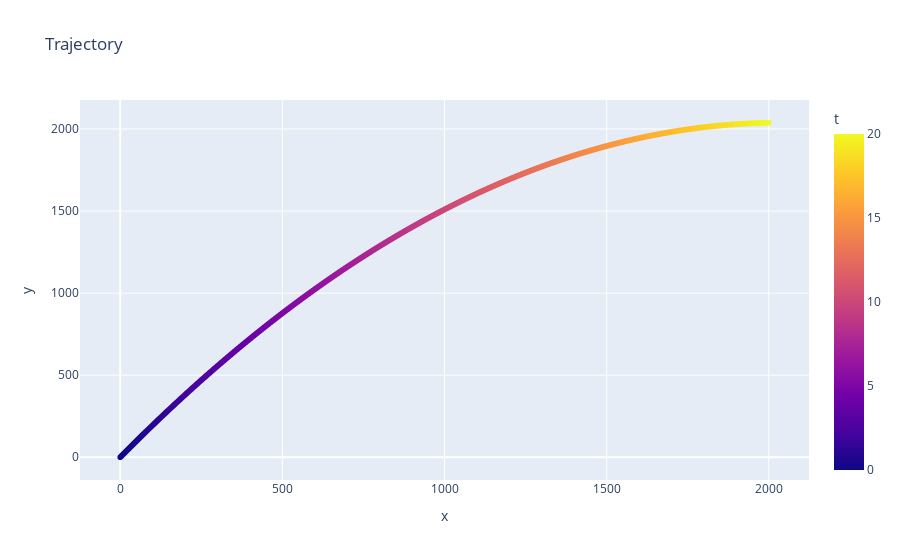

This figure's notebook cell:
### Code cell
p1 = ProjectileODE(0, 100, 0, 200)
p1.solveODE(T=20)
p1.plotSolution()
p1.getAnalyticalResults()

### Figure 1 — Plotly figure (JSON) as saved in the notebook; plotly's stock layout.template omitted (floating-point values rounded to 4 significant figures; data arrays with more than 128 entries replaced by an {"elided": "..."} marker saying what was removed)
{"data": [{"hovertemplate": "x=%{x}<br>y=%{y}<br>t=%{marker.color}<extra></extra>", "legendgroup": "", "marker": {"color": {"elided": "2001 float values"}, "coloraxis": "coloraxis", "symbol": "circle"}, "mode": "markers", "name": "", "showlegend": false, "type": "scattergl", "x": {"elided": "2001 int values"}, "xaxis": "x", "y": {"elided": "2001 float values"}, "yaxis": "y"}], "layout": {"coloraxis": {"colorbar": {"title": {"text": "t"}}, "colorscale": [[0, "#0d0887"], [0.1111, "#46039f"], [0.2222, "#7201a8"], [0.3333, "#9c179e"], [0.4444, "#bd3786"], [0.5556, "#d8576b"], [0.6667, "#ed7953"], [0.7778, "#fb9f3a"], [0.8889, "#fdca26"], [1, "#f0f921"]]}, "legend": {"tracegroupgap": 0}, "title": {"text": "Trajectory"}, "xaxis": {"anchor": "y", "domain": [0, 1], "title": {"text": "x"}}, "yaxis": {"anchor": "x", "domain": [0, 1], "title": {"text": "y"}}}}
